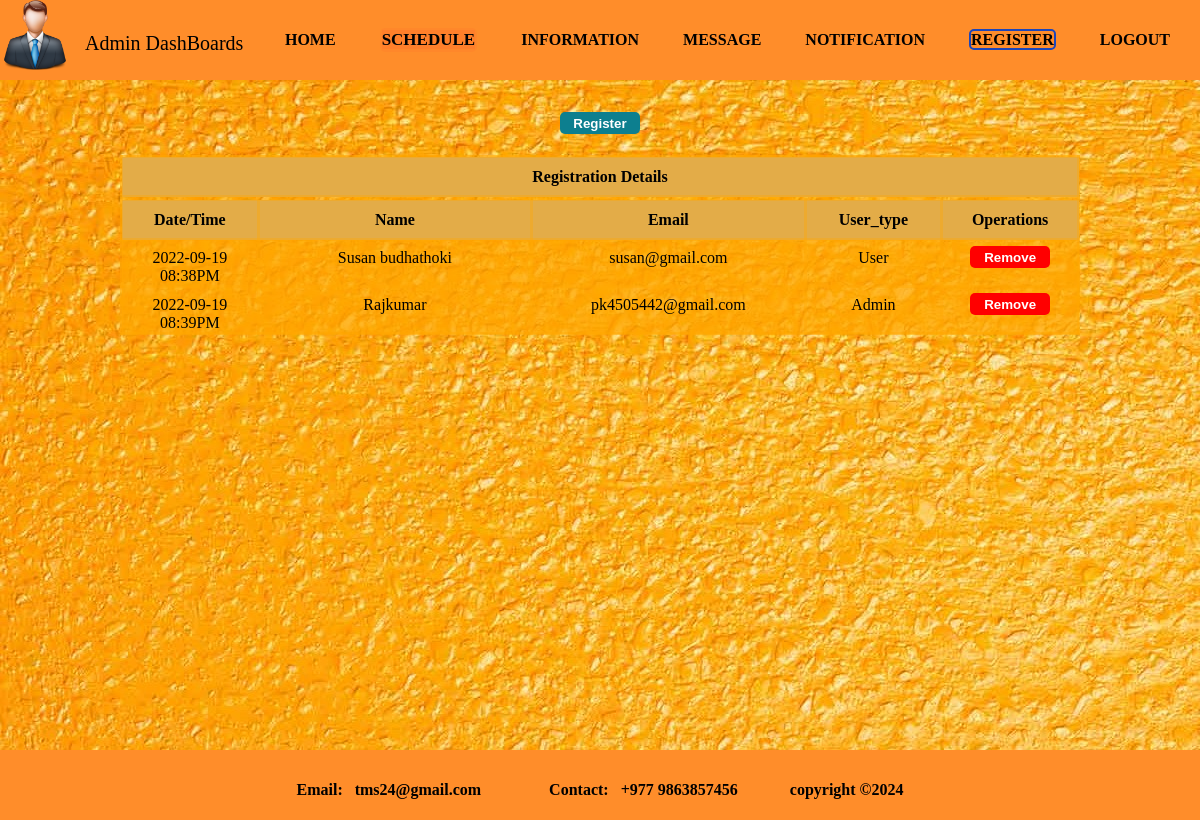
The app's page /displayregister.php with its own data.
### tables this page shows
CREATE TABLE `users` (
  `id` int(100) NOT NULL,
  `date` varchar(255) NOT NULL,
  `name` varchar(100) NOT NULL,
  `email` varchar(100) NOT NULL,
  `password` varchar(100) NOT NULL,
  `user_type` varchar(100) NOT NULL
);

### displayregister.php (the view, shortened to what this page needs)
<html>
<head>
<link rel="stylesheet" type="text/css" href="style.css">
</head>
<body>
<div class="wrapper">
	<header>
		<div class="icon">
		<a href='http://localhost/tms/adminhome.php'>
        <img src="img/admindash.jpg" height="70px" width="70px"></a></div>
		<div class="tms">
		<a href='http://localhost/tms/adminhome.php'style="text-decoration: none"><p style="color:black; font-size: 20px;">Admin DashBoards</p></a>
	    </div>
		<nav>
                <ul id='MenuItems'>
                    <li><a href='http://localhost/tms/adminhome.php'><b>HOME</a></li>
                   <li><div class="dropdown" >
 				    <button onclick="myFunction()" class="dropbtn"><b style="background-color:#ff7f2a";>SCHEDULE</b></button>
                    </div></li>
                    <li><a href='http://localhost/tms/recorddisplay.php'><b>INFORMATION</b></a></li>
                    <li><a href='http://localhost/tms/message.php'><b>MESSAGE</b></a></li>
                    <li><a href='http://localhost/tms/notifydisplay.php'><b>NOTIFICATION</b></a></li>
                    <li><a class="active"  href='http://localhost/tms/displayregister.php'><b>REGISTER</b></a></li>
                    <li><a href='http://localhost/tms/logoutbox.php'><b>LOGOUT</b></a></li>
                </ul>
        </nav>
	</header>
	<section>
		<div class="admin-img">
			<br><br>
<?php
include("config.php");
$query= "SELECT * FROM users";
$data = mysqli_query($conn,$query);
$total = mysqli_num_rows($data);
if($total != 0)
{
	?>
	<h3 align="center"><a href='register_form.php'><input type='submit' value='Register' class='add'></a></h3><br>
	<center><table border="3" cellspacing="7" width="80%">
		<tr><th width="10%" height="40px">Registration Details</th></tr>
		<table class="table" border="3" cellspacing="7" width="80%">
		<tr>
		<th width="10%">Date/Time</th>
		<th width="20%">Name</th>
		<th width="20%">Email</th>
		<th width="10%">User_type</th>
		<th width="10%">Operations</th>
		</tr>
	<?php
	while($result = mysqli_fetch_assoc($data))
	{
	echo "<tr>
	<td>".$result['date']."</td>
		      <td>".$result['name']."</td>
		      <td>".$result['email']."</td>
		      <td>".$result['user_type']."</td>
		      <td><a href='deleteregister.php?id=$result[id]'><input type='submit' value='Remove' class='remove' onclick='return checkremove()'></a></td>
		</tr>
		";
    }
}
?>
</table>
</center>
</div>
		</section>
		<footer><br>
			<p style="color:black; text-align: center; font-style: new time romans"><br>
				Email: &nbsp tms24@gmail.com &nbsp &nbsp &nbsp &nbsp &nbsp &nbsp &nbsp &nbsp
				Contact: &nbsp +977 9863857456 &nbsp; &nbsp; &nbsp; &nbsp; &nbsp; &nbsp; copyright ©2024
			</p>
		</footer>
	</div>
</body>
</html>

### style.css (style rules this page uses)
html, body, div, span, object, iframe, h1, h2, h3, h4, h5, h6, p, blockquote, pre, abbr, address, cite, code, del, dfn, em, img, ins, kbd, q, samp, small, strong, sub, sup, var, b, i, dl, dt, dd, ol, ul, li, fieldset, form, label, legend, table, caption, tbody, tfoot, thead, tr, th, td, article, aside, canvas, details, figcaption, figure, footer, header, hgroup, menu, nav, section, summary, time, mark, audio, video { margin:0; padding:0; border:0; outline:0; font-size:100%; vertical-align:baseline; background:transparent; }
body { line-height:1; }
article,aside,details,figcaption,figure, footer,header,hgroup,menu,nav,section { display:block; }
nav ul { list-style:none; }
a { margin:0; padding:0; font-size:100%; vertical-align:baseline; background:transparent; }
table { border-collapse:collapse; border-spacing:0; }
input, select { vertical-align:middle; }
.wrapper { height: 670px; width: 100%; background-color: #ff7f2a; }
header { height: 80px; width: 100%; background-color: #ff8d2a; }
section { height: 670px; width: 100%; background-color: #EAECEE; }
footer { height: 70px; width: 100%; background-color: #ff8d2a; }
.icon { float: left; }
.tms { float: left; padding: 8px; line-height: 70px; padding-left: 15px; display: ; color: black; text-decoration: none; }
li a { color: black; text-decoration: none; }
nav { float: right; word-spacing: 40px; padding: 0px; margin-right: 30px; }
nav li { display: inline-block; line-height: 80px; }
nav a.active { border: 2px solid #1c45b9; border-radius: 5px; transition: .5s; }
* { margin:0; padding:0; box-sizing: border-box; outline: none; border:none; text-decoration: none; }
* { padding-right: 0; margin: 0; box-sizing: border-box; }
section .admin-img { height: 670px; margin-top: 0px; background-image: url("img/tms11.jpg"); }

### displayregister.php (style rules this page uses)
.dropdown { position: relative; display: inline-block; border: 2px solid #ff7f2a6e; border-radius: 5px; transition: .5s; line-height: 20px; }
.dropbtn { font-family: new times romans; color: black; text-decoration: none; font-size: 17px; cursor: pointer; background-color: #ff7f2a6e; }
body { height: 670px; margin-top: 0px; }
table, tr ,td,th { text-align: center; height: 30px; padding-top: 5px; border: 3px solid #ffa50059; background-color:#ffa50059; }
th { height: 40px; padding-top: 10px; background-color: #e3ac48; }
.add, .remove { background-color: green; color: white; border: 0; outline: none; border-radius: 5px; height: 22px; width: 80px; font-weight: bold; cursor: pointer; text-align: center; margin-bottom: 5px; }
.remove { background-color: red; }
.add { background-color: #0d7f8f; }

### records on screen
users: date "2022-09-19 08:38PM", name "Susan budhathoki", email "susan@gmail.com", user_type "User"
users: date "2022-09-19 08:39PM", name "Rajkumar", email "pk4505442@gmail.com", user_type "Admin"
